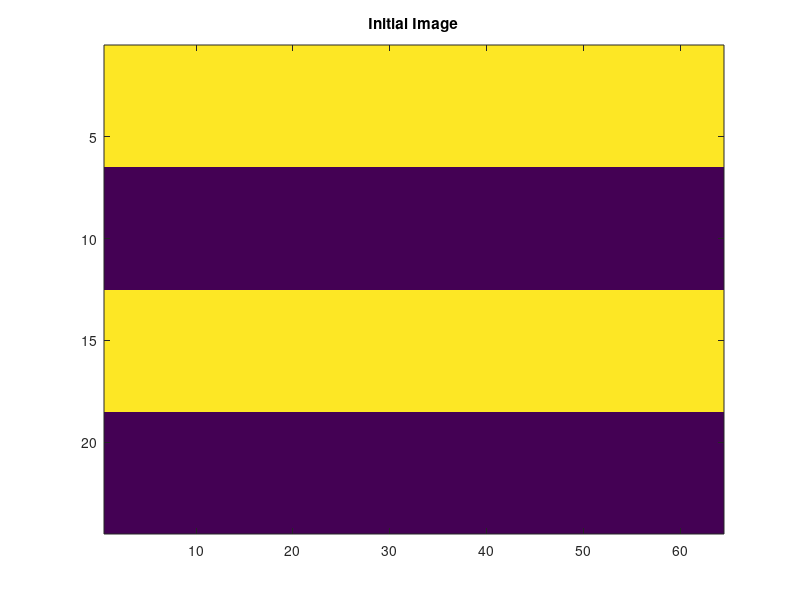
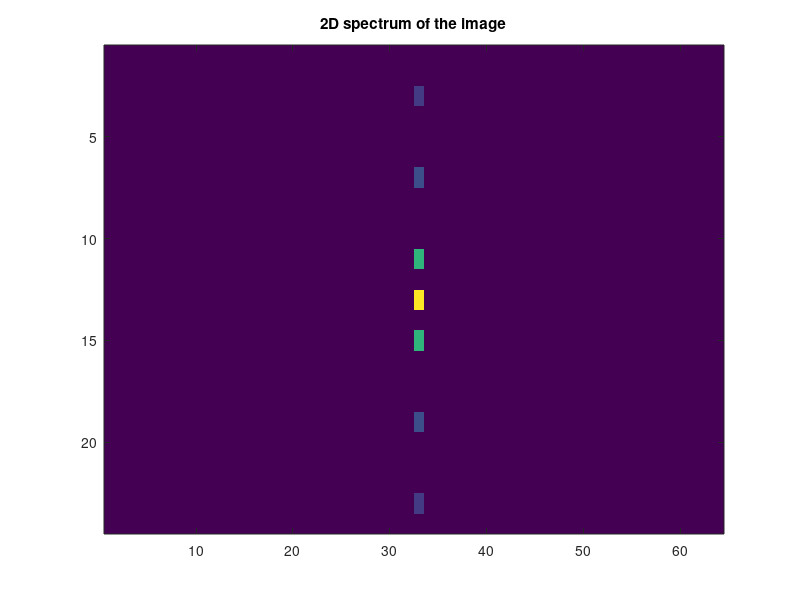
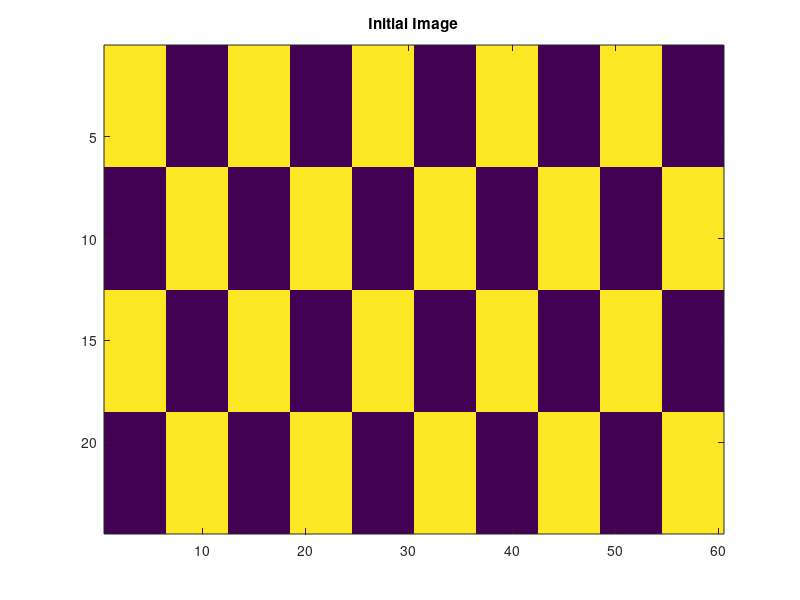
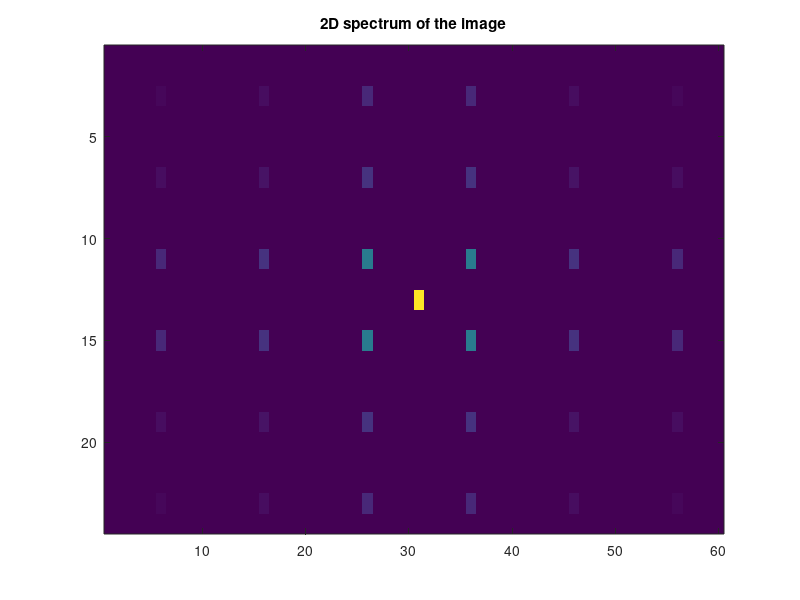

Write the MATLAB code that produced these figures, in order. (Note: this script raises an error after producing the figures.)
%student id 300389, table used is 9
M=24;%number of rows
N=64;%number of columns
MS=6;%size[px] of strip/square
%strips image
strip1=ones(MS,N);
strip0=zeros(MS,N);
img2=repmat([strip1;strip0],M/2/MS,1);
%we can calculate the mean value of the image and later multiply it by the
%size of the image to get that value of the yellow centered square in fft
MN=mean(img2(:));

figure(1);
imagesc(img2);
title('Initial Image');

IMG1=fft2(img2);
figure(2);
imagesc(fftshift(abs(IMG1)));
title('2D spectrum of the image');

%chequerboard
sqr1=ones(MS,MS);
sqr0=zeros(MS,MS);
img3=repmat([sqr1, sqr0; sqr0, sqr1],floor(M/2/MS),floor(N/2/MS));

figure(3);
imagesc(img3);
title('Initial Image');

IMG2=fft2(img3);
figure(4);
imagesc(fftshift(abs(IMG2)));
title('2D spectrum of the image');
%colors represent the frequencies


%IMAGE 
img4=Lenna;
myimageGray=rgb2gray(img4);
myimage=double(myimageGray);
figure(5);
imagesc(myimage);
colormap(gray);
colorbar;

IMG3=fft2(myimage);
figure(6);
imagesc(db(fftshift(abs(IMG3))));%using log scale to see precisely
title('2D spectrum of the image');
colormap(gray);
colorbar;
%colors represent the frequencies
